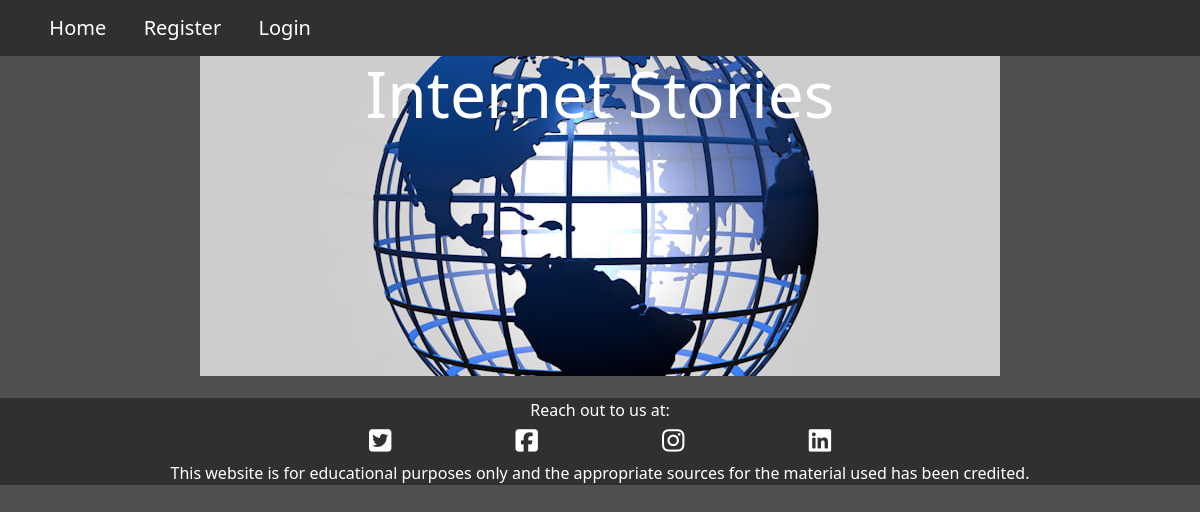
The app's page /, older data.
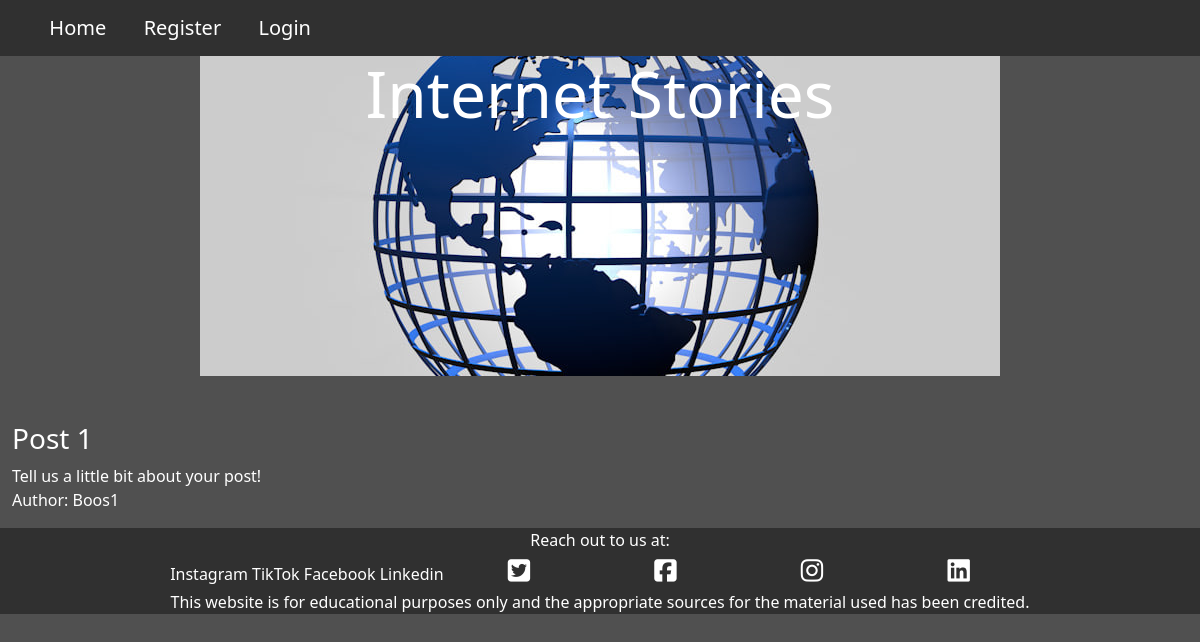
The same page, newer data.
### blog/models.py (models this page shows, shortened)
class Post(models.Model):
    title = models.CharField(max_length=100, unique=True,
    blank=False, null=False)
    slug = models.SlugField(max_length=100, unique=True)
    author = models.ForeignKey(User, on_delete=models.CASCADE,
    related_name="blog_posts")
    updated_on = models.DateTimeField(auto_now=True)
    content = models.TextField(max_length=10000, blank=False,
    null=False, default='Share your story!')
    featured_image = CloudinaryField('image', default='placeholder')
    excerpt = models.TextField(max_length=500, blank=False,
    null=False, default='Tell us a little bit about your post!')
    created_on = models.DateTimeField(auto_now_add=True)
    status = models.IntegerField(choices=STATUS, default=0)
    likes = models.ManyToManyField(User, related_name='blogpost_like',
    blank=True)
    class Meta:
        ordering = ['-created_on']

class SocialMediaPlatform(models.Model):
    name = models.CharField(max_length=50, blank=True, null=True)
    font_awesome_class = models.CharField(max_length=50, blank=True, null=True)
    base_url = models.CharField(max_length=50, blank=True, null=True,
    default='https://instagram.com/ or https://tiktok.com/@')

### blog/views.py (the view)
# urls.py: path('', views.PostList.as_view(), name='home'),
class PostList(generic.ListView):
    template_name = 'index.html'
    model = Post
    queryset = Post.objects.filter(status=1).order_by('-created_on')
    paginate_by = 3

### blog/views.py (called while the page is built)
def social_media_base_view(request):
    smbase = SocialMediaPlatform.objects.all()
    context = {
        'smbase': smbase
    }
    return context

### templates/index.html (shortened to what this page needs)
{% extends "base.html" %}
{% block content %}
<div class="container container-fluid">
    <div class="hero-image">
        <h1 class="hero-text">Internet Stories</h1>
    </div>
</div>
<div class="container-fluid">
    <div class="row card-row">
        {% for post in post_list %}
        <div class="col-3 card-columns posts">
            {% if "placeholder" in post.featured_image.url %}
                <div> <img class="image-thumbnail card-image-top" src="static/images/placeholder_image.webp" alt="The words world news are displayed with a microphone underneath and a globe for the 'o' in world."></div>
            {% else %}
                <div> <img class="image-thumbnail card-image-top" src="{{ post.featured_image.url }}" alt=""></div>
            {% endif %}
            <div><h3 class="card-title"><a href="{{ post.slug }}" target="_blank">{{ post.title }}</a></h3></div>
            <div class="card-text">{{ post.excerpt|safe }}</div>
            <div><p class="author">Author: {{ post.author }}</p></div>
        </div>
                {% endfor %}
            </div>
        </div>
{% endblock %}

### templates/base.html (shortened to what this page needs)
{% load static %}
<!DOCTYPE html>
<html lang="en">
<head>
    <link rel="stylesheet" href="https://cdnjs.cloudflare.com/ajax/libs/font-awesome/6.1.1/css/all.min.css">
    <link href="https://cdn.jsdelivr.net/npm/bootstrap@5.0.1/dist/css/bootstrap.min.css" rel="stylesheet"
>
    <link rel="stylesheet" href="{% static 'css/style.css' %}">
    <link rel="stylesheet" type="text/css" href="{% static 'fontawesome/css/all.min.css' %}" />
</head>
<body>
    <div class="container-fluid navbar">
        <nav class="navbar-expand-lg">
            <ul class="nav navbar-expand navbar-brand">
                <li>
                    <a href="{% url 'home' %}">Home</a>
                </li>
                {% if user.is_superuser %}
                <li>
                    <a href="admin/blog/post/add/">Make a Post</a>
                </li>
                <li>
                    <a href="{% url 'account_logout' %}">Sign-out</a>
                </li>
                {% elif user.is_authenticated %}
                <li>
                    <a href="{% url 'account_logout' %}">Sign-out</a>
                </li>
                {% else %}
                <li>
                    <a href="{% url 'account_signup' %}">Register</a>
                </li>
                <li>
                    <a href="{% url 'account_login' %}">Login</a>
                </li>
                {% endif %}
            </ul>
        </nav>
        </div>
    {% block content %}
    {% endblock content %}
    <footer class="footer">
        <p class="ft-text">Reach out to us at:</p>
        {% for smlink in smbase %}
            <a href="{{ smlink.name }}" target="_blank" rel="noopener" aria-label="Visit our Instagram page (opens in a new tab)">
            {{ smlink.name }}
            </a>
        {% endfor %}
        <a href="https://twitter.com" target="_blank" rel="noopener" aria-label="Visit our Twitter page (opens in a new tab)" class="ft-links"><i class="fa-brands fa-twitter-square"></i></a>
        <a href="https://facebook.com" target="_blank" rel="noopener" aria-label="Visit our Facebook page (opens in a new tab)" class="ft-links"><i class="fa-brands fa-facebook-square"></i></a>
        <a href="https://instagram.com" target="_blank" rel="noopener" aria-label="Visit our Instagram page (opens in a new tab)" class="ft-links"><i class="fa-brands fa-instagram"></i></a>
        <a href="https://linkedIn.com" target="_blank" rel="noopener" aria-label="Visit our LinkedIn page (opens in a new tab)" class="ft-links"><i class="fa-brands fa-linkedin"></i></a>
        <p>This website is for educational purposes only and the appropriate sources for the material used has been credited.</p>
    </footer>
</body>
</html>

### static/css/style.css (style rules this page uses)
.hero-text { text-align: center; font-size: 4rem; }
.hero-image { background: url("/static/images/hero_image.jpg") no-repeat center center; width: 100%; height: 20rem; margin-bottom: 2%; }
body { color: white; background-color: #505050; }
.navbar { background-color: #303030; }
ul li { list-style-type: none; margin-left: 20%; }
a { text-decoration: none; color: white; }
footer { background-color: #303030; text-align: center; position: relative; bottom: 0px; width: 100%; margin-bottom: 0%; padding-bottom: 0%; }
.ft-text { margin-bottom: 0%; }
.ft-links { padding: 5%; font-size: 160%; }

Row changes from the older to the newer data that the page shows:
added Post: title "Post 1", excerpt "Tell us a little bit about your post!", author "Boos1"
added SocialMediaPlatform: name "Instagram"
added SocialMediaPlatform: name "TikTok"
added SocialMediaPlatform: name "Facebook"
added SocialMediaPlatform: name "Linkedin"
